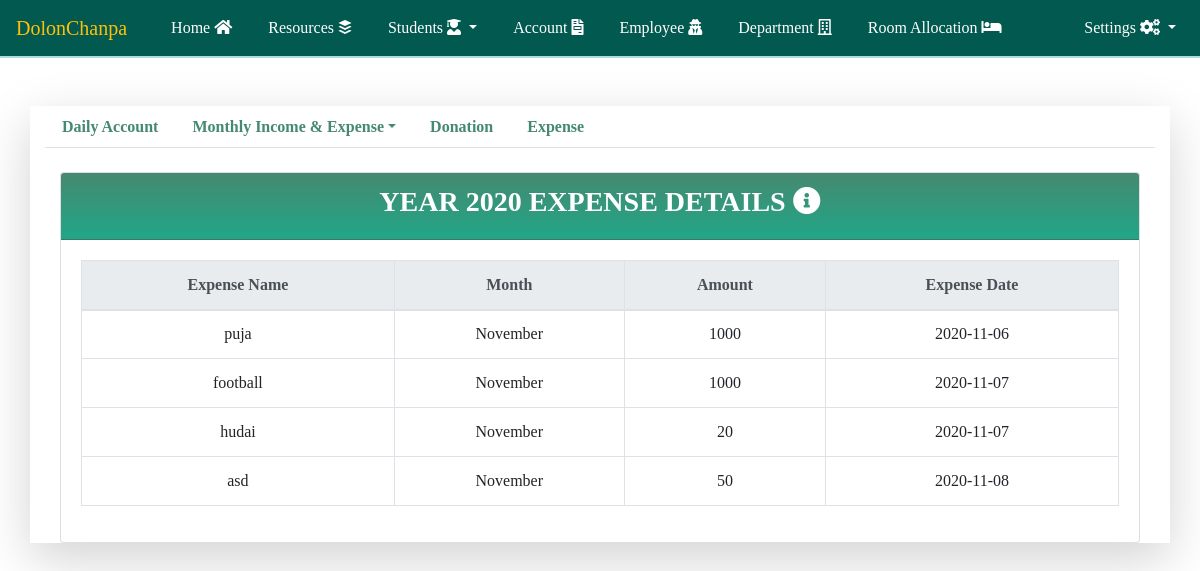
The app's page /expense_monthly_details.php?year=2020 (signed in) with its own data.
### tables this page shows
CREATE TABLE `expense_information` (
  `id` int(255) NOT NULL,
  `expense_name` varchar(200) NOT NULL,
  `amount` varchar(100) NOT NULL,
  `month` varchar(10) NOT NULL,
  `year` varchar(10) NOT NULL,
  `expense_date` date NOT NULL
);

### expense_monthly_details.php (the view, shortened to what this page needs)
<?php include('header.php') ?>
<?php include('database_connection.php')?>
<?php include('account_header.php')?>
<div class="container tab-pane"><br>
    <div class="row justify-content-center">
        <div class="col-lg-12 col-12" id = "source_div">
            <div class="card">
                <div class="card-header">
                    <div class="row justify-content-center">
                        <div class="col-lg-6 col-md-6 col-12">
                            <h3 class ="text-center card_header_color text-uppercase">Year <?php echo $_GET['year']?> Expense Details <span><i class="fas fa-info-circle"></i></span></h3>
                        </div>
                    </div>
                </div>
                <div class="card-body">
                    <table class = "table table-bordered table-hover text-center table-responsive-lg">
                        <tr>
                            <thead class ="thead-light">
                                <th>Expense Name</th>
                                <th>Month</th>
                                <th>Amount</th>
                                <th>Expense Date</th>
                            </thead>
                        </tr>
                        <?php
                        $expense_information_qry_month_wise = "SELECT *  FROM `expense_information` WHERE `year` = '$_GET[year]'";
                        $run_expense_information_qry_month_wise = mysqli_query($conn, $expense_information_qry_month_wise);
                        $month_name =   array("1"=>"January","2"=>"February","3"=>"March","4"=>"April","5"=>"May","6"=>"June","7"=>"July","8"=>"August","9"=>"September","10"=>"October","11"=>"November","12"=>"December");
                        while($row = mysqli_fetch_assoc($run_expense_information_qry_month_wise))
                        {
                            ?>
                            <tr>
                                <td><?php echo $row['expense_name']; ?></td>
                                <td><?php echo $month_name[$row['month']]; ?></td>
                                <td><?php echo $row['amount']; ?></td>
                                <td><?php echo $row['expense_date']; ?></td>
                            </tr>
                            <?php
                        }
                        ?>
                    </table>
                </div>
            </div>
        </div>
    </div>
</div>
<?php include('account_footer.php')?>
<?php include('footer.php')?>

### css/style.css (style rules this page uses)
body { font-family: 'sans-serif'; }
.card-header { padding: .75rem 1.25rem; margin-bottom: 0; background-image: linear-gradient(#45896F, #21A688); border-bottom: 1px solid rgba(0,0,0,.125); }
.card_header_color { color: white; font-weight: bold; }

### records on screen
expense_information: expense_name "puja", month "November", amount "1000", expense_date "2020-11-06"
expense_information: expense_name "football", month "November", amount "1000", expense_date "2020-11-07"
expense_information: expense_name "hudai", month "November", amount "20", expense_date "2020-11-07"
expense_information: expense_name "asd", month "November", amount "50", expense_date "2020-11-08"

### other values on screen
$_GET['year'] "2020"
